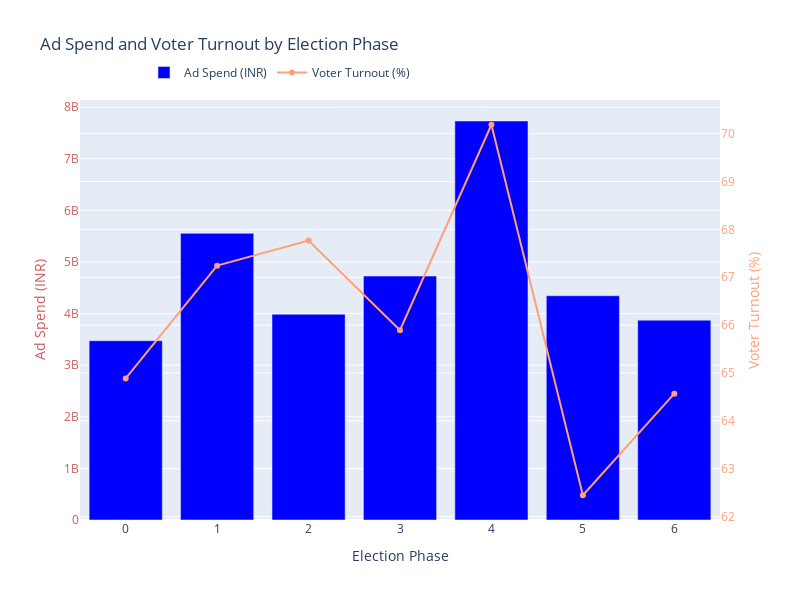

Notebook source saved alongside this figure:
### Code cell
import plotly.graph_objects as go

phase_analysis = merged_df.groupby('Phase').agg({
    'Amount spent (INR)': 'sum',
    'Polled (%)': 'mean'
}).reset_index()

fig = go.Figure()

fig.add_trace(go.Bar(
    x=phase_analysis['Phase'],
    y=phase_analysis['Amount spent (INR)'],
    name='Ad Spend (INR)',
    marker_color='blue',
    yaxis='y1'
))

fig.add_trace(go.Scatter(
    x=phase_analysis['Phase'],
    y=phase_analysis['Polled (%)'],
    name='Voter Turnout (%)',
    marker_color='lightsalmon',
    yaxis='y2'
))

fig.update_layout(
    title='Ad Spend and Voter Turnout by Election Phase',
    xaxis=dict(title='Election Phase'),
    yaxis=dict(
        title='Ad Spend (INR)',
        titlefont=dict(color='indianred'),
        tickfont=dict(color='indianred')
    ),
    yaxis2=dict(
        title='Voter Turnout (%)',
        titlefont=dict(color='lightsalmon'),
        tickfont=dict(color='lightsalmon'),
        overlaying='y',
        side='right'
    ),
    legend=dict(x=0.1, y=1.1, orientation='h'),
    width=800,
    height=600
)

fig.show()

### Figure 1 — Plotly figure (JSON) as saved in the notebook; plotly's stock layout.template omitted (floating-point values rounded to 4 significant figures)
{"data": [{"marker": {"color": "blue"}, "name": "Ad Spend (INR)", "type": "bar", "x": [0, 1, 2, 3, 4, 5, 6], "y": [3475052404, 5556265415, 3986936358, 4726512390, 7732806345, 4346064062, 3872711127], "yaxis": "y"}, {"marker": {"color": "lightsalmon"}, "name": "Voter Turnout (%)", "type": "scatter", "x": [0, 1, 2, 3, 4, 5, 6], "y": [64.89, 67.24, 67.77, 65.89, 70.19, 62.45, 64.57], "yaxis": "y2"}], "layout": {"height": 600, "legend": {"orientation": "h", "x": 0.1, "y": 1.1}, "title": {"text": "Ad Spend and Voter Turnout by Election Phase"}, "width": 800, "xaxis": {"title": {"text": "Election Phase"}}, "yaxis": {"tickfont": {"color": "indianred"}, "title": {"font": {"color": "indianred"}, "text": "Ad Spend (INR)"}}, "yaxis2": {"overlaying": "y", "side": "right", "tickfont": {"color": "lightsalmon"}, "title": {"font": {"color": "lightsalmon"}, "text": "Voter Turnout (%)"}}}}
